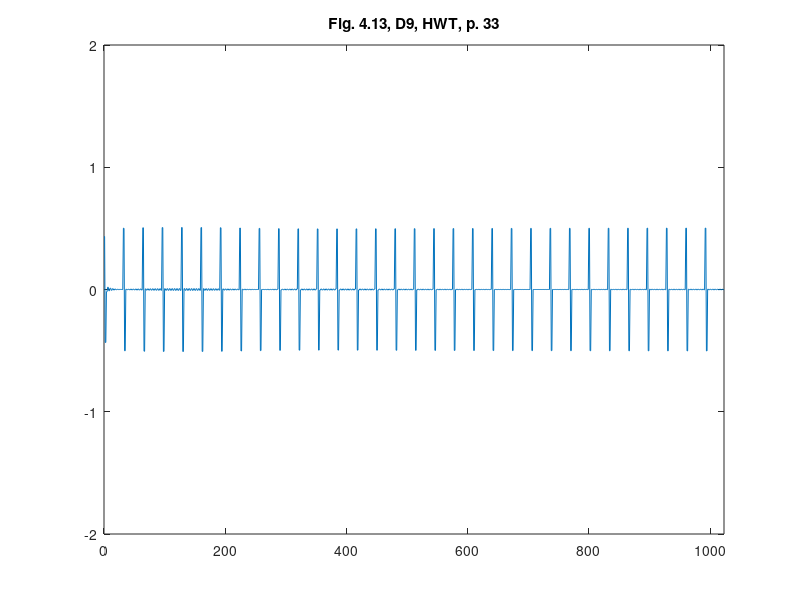

Here is the MATLAB script that generated this plot:
%% ========================================================================
%% Programmatic octave notes on "Ripples in Mathematics" by A. Jensen
%% and A. la Cour-Harbo written with a deep gratitude to the authors for
%% this wonderful text. 
%% 
%% Reconstruction of graphs in Figure 4.13, top, p.34, Ch 04, D9, HWT
%%
%% Author: Vladimir Kulyukin
%% 
%% NB: I have tested this code in Octave 4.
%% =========================================================================
t = [0:1023];

y_fig_4_13_d9_p33 = [
0.4332128447444842
0.4332128447444842
-0.4332128447444842
-0.4332128447444842
-0.01859417517525114
-0.01859417517525114
0.01859417517525114
0.01859417517525114
-0.010607866890725653
-0.010607866890725653
0.010607866890725653
0.010607866890725653
-0.006551318777901806
-0.006551318777901806
0.006551318777901806
0.006551318777901806
-0.00398738795927758
-0.00398738795927758
0.00398738795927758
0.00398738795927758
-0.0021796013677490424
-0.0021796013677490424
0.0021796013677490424
0.0021796013677490424
-8.170351673290561E-4
-8.170351673290561E-4
8.170351673290561E-4
8.170351673290561E-4
2.574382659251168E-4
2.574382659251168E-4
-2.574382659251168E-4
-2.574382659251168E-4
0.5011328900490687
0.5011328900490687
-0.5011328900490687
-0.5011328900490687
0.0018640324289514482
0.0018640324289514482
-0.0018640324289514482
-0.0018640324289514482
0.0024865273576148575
0.0024865273576148575
-0.0024865273576148575
-0.0024865273576148575
0.0030247031997332322
0.0030247031997332322
-0.0030247031997332322
-0.0030247031997332322
0.0034957632363539133
0.0034957632363539133
-0.0034957632363539133
-0.0034957632363539133
0.003912227436340786
0.003912227436340786
-0.003912227436340786
-0.003912227436340786
0.004283421838707119
0.004283421838707119
-0.004283421838707119
-0.004283421838707119
0.0046164253207046065
0.0046164253207046065
-0.0046164253207046065
-0.0046164253207046065
0.5049166926810071
0.5049166926810071
-0.5049166926810071
-0.5049166926810071
0.005188476999439162
0.005188476999439162
-0.005188476999439162
-0.005188476999439162
0.005435123325875548
0.005435123325875548
-0.005435123325875548
-0.005435123325875548
0.005659277488887439
0.005659277488887439
-0.005659277488887439
-0.005659277488887439
0.005863037498586002
0.005863037498586002
-0.005863037498586002
-0.005863037498586002
0.006048065272063801
0.006048065272063801
-0.006048065272063801
-0.006048065272063801
0.006215670411555105
0.006215670411555105
-0.006215670411555105
-0.006215670411555105
0.006366873974866689
0.006366873974866689
-0.006366873974866689
-0.006366873974866689
0.5065024577253515
0.5065024577253515
-0.5065024577253515
-0.5065024577253515
0.006623002728638375
0.006623002728638375
-0.006623002728638375
-0.006623002728638375
0.006728920072810035
0.006728920072810035
-0.006728920072810035
-0.006728920072810035
0.006820475742174192
0.006820475742174192
-0.006820475742174192
-0.006820475742174192
0.006897811155726649
0.006897811155726649
-0.006897811155726649
-0.006897811155726649
0.006960960515261481
0.006960960515261481
-0.006960960515261481
-0.006960960515261481
0.007009865846037589
0.007009865846037589
-0.007009865846037589
-0.007009865846037589
0.007044390422361924
0.007044390422361924
-0.007044390422361924
-0.007044390422361924
0.5070643311292257
0.5070643311292257
-0.5070643311292257
-0.5070643311292257
0.007069430203754137
0.007069430203754137
-0.007069430203754137
-0.007069430203754137
0.007059386715717693
0.007059386715717693
-0.007059386715717693
-0.007059386715717693
0.007033868076663216
0.007033868076663216
-0.007033868076663216
-0.007033868076663216
0.006992521806412582
0.006992521806412582
-0.006992521806412582
-0.006992521806412582
0.006934987729220455
0.006934987729220455
-0.006934987729220455
-0.006934987729220455
0.006860910716412142
0.006860910716412142
-0.006860910716412142
-0.006860910716412142
0.006769954035352979
0.006769954035352979
-0.006769954035352979
-0.006769954035352979
0.5066618133044962
0.5066618133044962
-0.5066618133044962
-0.5066618133044962
0.006536230990200926
0.006536230990200926
-0.006536230990200926
-0.006536230990200926
0.006393011313075959
0.006393011313075959
-0.006393011313075959
-0.006393011313075959
0.006232035360756665
0.006232035360756665
-0.006232035360756665
-0.006232035360756665
0.006053276132248731
0.006053276132248731
-0.006053276132248731
-0.006053276132248731
0.005856813169237626
0.005856813169237626
-0.005856813169237626
-0.005856813169237626
0.005642846365985334
0.005642846365985334
-0.005642846365985334
-0.005642846365985334
0.005411708496312863
0.005411708496312863
-0.005411708496312863
-0.005411708496312863
0.5051638759589498
0.5051638759589498
-0.5051638759589498
-0.5051638759589498
0.0048999772265403965
0.0048999772265403965
-0.0048999772265403965
-0.0048999772265403965
0.0046207984938134985
0.0046207984938134985
-0.0046207984938134985
-0.0046207984938134985
0.004327286060793236
0.004327286060793236
-0.004327286060793236
-0.004327286060793236
0.004020545059725864
0.004020545059725864
-0.004020545059725864
-0.004020545059725864
0.003701834239730054
0.003701834239730054
-0.003701834239730054
-0.003701834239730054
0.0033725566583710344
0.0033725566583710344
-0.0033725566583710344
-0.0033725566583710344
0.0030342462888592156
0.0030342462888592156
-0.0030342462888592156
-0.0030342462888592156
0.5026885507270364
0.5026885507270364
-0.5026885507270364
-0.5026885507270364
0.0023372103629331017
0.0023372103629331017
-0.0023372103629331017
-0.0023372103629331017
0.001982034555192736
0.001982034555192736
-0.001982034555192736
-0.001982034555192736
0.0016248755002766044
0.0016248755002766044
-0.0016248755002766044
-0.0016248755002766044
0.001267600610123101
0.001267600610123101
-0.001267600610123101
-0.001267600610123101
9.120642919886965E-4
9.120642919886965E-4
-9.120642919886965E-4
-9.120642919886965E-4
5.600800558764698E-4
5.600800558764698E-4
-5.600800558764698E-4
-5.600800558764698E-4
2.1339385557024915E-4
2.1339385557024915E-4
-2.1339385557024915E-4
-2.1339385557024915E-4
0.49987365950044993
0.49987365950044993
-0.49987365950044993
-0.49987365950044993
-4.5758313734736125E-4
-4.5758313734736125E-4
4.5758313734736125E-4
4.5758313734736125E-4
-7.789265430950766E-4
-7.789265430950766E-4
7.789265430950766E-4
7.789265430950766E-4
-0.0010891101999810822
-0.0010891101999810822
0.0010891101999810822
0.0010891101999810822
-0.0013870312237294622
-0.0013870312237294622
0.0013870312237294622
0.0013870312237294622
-0.0016717509438000872
-0.0016717509438000872
0.0016717509438000872
0.0016717509438000872
-0.0019424975490016424
-0.0019424975490016424
0.0019424975490016424
0.0019424975490016424
-0.0021986650584289785
-0.0021986650584289785
0.0021986650584289785
0.0021986650584289785
0.49756019100686905
0.49756019100686905
-0.49756019100686905
-0.49756019100686905
-0.0026656392065246594
-0.0026656392065246594
0.0026656392065246594
0.0026656392065246594
-0.0028760103817483396
-0.0028760103817483396
0.0028760103817483396
0.0028760103817483396
-0.0030709107237391338
-0.0030709107237391338
0.0030709107237391338
0.0030709107237391338
-0.003250449366506274
-0.003250449366506274
0.003250449366506274
0.003250449366506274
-0.003414842986708364
-0.003414842986708364
0.003414842986708364
0.003414842986708364
-0.0035644020686419952
-0.0035644020686419952
0.0035644020686419952
0.0035644020686419952
-0.003699517208594727
-0.003699517208594727
0.003699517208594727
0.003699517208594727
0.4961793542167513
0.4961793542167513
-0.4961793542167513
-0.4961793542167513
-0.003928299241858513
-0.003928299241858513
0.003928299241858513
0.003928299241858513
-0.004023031218781192
-0.004023031218781192
0.004023031218781192
0.004023031218781192
-0.004105426604300908
-0.004105426604300908
0.004105426604300908
0.004105426604300908
-0.004176091659322771
-0.004176091659322771
0.004176091659322771
0.004176091659322771
-0.004235645214458332
-0.004235645214458332
0.004235645214458332
0.004235645214458332
-0.00428471095667466
-0.00428471095667466
0.00428471095667466
0.00428471095667466
-0.00432391077690337
-0.00432391077690337
0.00432391077690337
0.00432391077690337
0.4956461408706526
0.4956461408706526
-0.4956461408706526
-0.4956461408706526
-0.004375158336964625
-0.004375158336964625
0.004375158336964625
0.004375158336964625
-0.004388394766899071
-0.004388394766899071
0.004388394766899071
0.004388394766899071
-0.004394135793584916
-0.004394135793584916
0.004394135793584916
0.004394135793584916
-0.004392927464993715
-0.004392927464993715
0.004392927464993715
0.004392927464993715
-0.004385292788201897
-0.004385292788201897
0.004385292788201897
0.004385292788201897
-0.004371730553383114
-0.004371730553383114
0.004371730553383114
0.004371730553383114
-0.004352714619862714
-0.004352714619862714
0.004352714619862714
0.004352714619862714
0.49567130640655466
0.49567130640655466
-0.49567130640655466
-0.49567130640655466
-0.0043000908304167435
-0.0043000908304167435
0.0043000908304167435
0.0043000908304167435
-0.004267304710089164
-0.004267304710089164
0.004267304710089164
0.004267304710089164
-0.004230709124218753
-0.004230709124218753
0.004230709124218753
0.004230709124218753
-0.004190654137903643
-0.004190654137903643
0.004190654137903643
0.004190654137903643
-0.004147466782514373
-0.004147466782514373
0.004147466782514373
0.004147466782514373
-0.0041014519467357236
-0.0041014519467357236
0.0041014519467357236
0.0041014519467357236
-0.004052893336860393
-0.004052893336860393
0.004052893336860393
0.004052893336860393
0.49599794551796433
0.49599794551796433
-0.49599794551796433
-0.49599794551796433
-0.003949179764239103
-0.003949179764239103
0.003949179764239103
0.003949179764239103
-0.0038944954563556143
-0.0038944954563556143
0.0038944954563556143
0.0038944954563556143
-0.003838210754860786
-0.003838210754860786
0.003838210754860786
0.003838210754860786
-0.003780518796340879
-0.003780518796340879
0.003780518796340879
0.003780518796340879
-0.003721597649406036
-0.003721597649406036
0.003721597649406036
0.003721597649406036
-0.0036616112755550705
-0.0036616112755550705
0.0036616112755550705
0.0036616112755550705
-0.003600710454200346
-0.003600710454200346
0.003600710454200346
0.003600710454200346
0.4964609663315076
0.4964609663315076
-0.4964609663315076
-0.4964609663315076
-0.003476707949720539
-0.003476707949720539
0.003476707949720539
0.003476707949720539
-0.0034138496790399944
-0.0034138496790399944
0.0034138496790399944
0.0034138496790399944
-0.0033505653460334907
-0.0033505653460334907
0.0033505653460334907
0.0033505653460334907
-0.003286952264249554
-0.003286952264249554
0.003286952264249554
0.003286952264249554
-0.0032230992443407487
-0.0032230992443407487
0.0032230992443407487
0.0032230992443407487
-0.0031590872258069405
-0.0031590872258069405
0.0031590872258069405
0.0031590872258069405
-0.003094989868641976
-0.003094989868641976
0.003094989868641976
0.003094989868641976
0.4969691258936197
0.4969691258936197
-0.4969691258936197
-0.4969691258936197
-0.0029668006622033003
-0.0029668006622033003
0.0029668006622033003
0.0029668006622033003
-0.0029028245298455277
-0.0029028245298455277
0.0029028245298455277
0.0029028245298455277
-0.002838995421103852
-0.002838995421103852
0.002838995421103852
0.002838995421103852
-0.0027753581817677535
-0.0027753581817677535
0.0027753581817677535
0.0027753581817677535
-0.0027119531777817594
-0.0027119531777817594
0.0027119531777817594
0.0027119531777817594
-0.0026488166534230973
-0.0026488166534230973
0.0026488166534230973
0.0026488166534230973
-0.0025859810632335315
-0.0025859810632335315
0.0025859810632335315
0.0025859810632335315
0.49747652462061603
0.49747652462061603
-0.49747652462061603
-0.49747652462061603
-0.002461325376093275
-0.002461325376093275
0.002461325376093275
0.002461325376093275
-0.0023995538926403106
-0.0023995538926403106
0.0023995538926403106
0.0023995538926403106
-0.0023381810764439574
-0.0023381810764439574
0.0023381810764439574
0.0023381810764439574
-0.0022772246076018642
-0.0022772246076018642
0.0022772246076018642
0.0022772246076018642
-0.0022166999062026168
-0.0022166999062026168
0.0022166999062026168
0.0022166999062026168
-0.002156620323653359
-0.002156620323653359
0.002156620323653359
0.002156620323653359
-0.002096997319181972
-0.002096997319181972
0.002096997319181972
0.002096997319181972
0.49796215937739235
0.49796215937739235
-0.49796215937739235
-0.49796215937739235
-0.0019791583843960393
-0.0019791583843960393
0.0019791583843960393
0.0019791583843960393
-0.0019209573139506494
-0.0019209573139506494
0.0019209573139506494
0.0019209573139506494
-0.001863242807029052
-0.001863242807029052
0.001863242807029052
0.001863242807029052
-0.0018060190631076173
-0.0018060190631076173
0.0018060190631076173
0.0018060190631076173
-0.001749289193457068
-0.001749289193457068
0.001749289193457068
0.001749289193457068
-0.001693055320651171
-0.001693055320651171
0.001693055320651171
0.001693055320651171
-0.00163731867015761
-0.00163731867015761
0.00163731867015761
0.00163731867015761
0.49841792034536986
0.49841792034536986
-0.49841792034536986
-0.49841792034536986
-0.0015273379514669238
-0.0015273379514669238
0.0015273379514669238
0.0015273379514669238
-0.0014730925741575595
-0.0014730925741575595
0.0014730925741575595
0.0014730925741575595
-0.0014193419379079342
-0.0014193419379079342
0.0014193419379079342
0.0014193419379079342
-0.001366083919986958
-0.001366083919986958
0.001366083919986958
0.001366083919986958
-0.001313315915213695
-0.001313315915213695
0.001313315915213695
0.001313315915213695
-0.001261034886962993
-0.001261034886962993
0.001261034886962993
0.001261034886962993
-0.0012092374140484467
-0.0012092374140484467
0.0012092374140484467
0.0012092374140484467
0.49884208026619525
0.49884208026619525
-0.49884208026619525
-0.49884208026619525
-0.001107077781671423
-0.001107077781671423
0.001107077781671423
0.001107077781671423
-0.001056707227557238
-0.001056707227557238
0.001056707227557238
0.001056707227557238
-0.0010068035092402608
-0.0010068035092402608
0.0010068035092402608
0.0010068035092402608
-9.573618630394816E-4
-9.573618630394816E-4
9.573618630394816E-4
9.573618630394816E-4
-9.083773519777623E-4
-9.083773519777623E-4
9.083773519777623E-4
9.083773519777623E-4
-8.598448916353707E-4
-8.598448916353707E-4
8.598448916353707E-4
8.598448916353707E-4
-8.117592738806718E-4
-8.117592738806718E-4
8.117592738806718E-4
8.117592738806718E-4
0.4992358848113526
0.4992358848113526
-0.4992358848113526
-0.4992358848113526
-7.169072439195261E-4
-7.169072439195261E-4
7.169072439195261E-4
7.169072439195261E-4
-6.701299840640017E-4
-6.701299840640017E-4
6.701299840640017E-4
6.701299840640017E-4
-6.237779066508936E-4
-6.237779066508936E-4
6.237779066508936E-4
6.237779066508936E-4
-5.778454778797537E-4
-5.778454778797537E-4
5.778454778797537E-4
5.778454778797537E-4
-5.323271467303016E-4
-5.323271467303016E-4
5.323271467303016E-4
5.323271467303016E-4
-4.8721735793908226E-4
-4.8721735793908226E-4
4.8721735793908226E-4
4.8721735793908226E-4
-4.4251056390320014E-4
-4.4251056390320014E-4
4.4251056390320014E-4
4.4251056390320014E-4
0.4996017987644052
0.4996017987644052
-0.4996017987644052
-0.4996017987644052
-3.542838725759873E-4
-3.542838725759873E-4
3.542838725759873E-4
3.542838725759873E-4
-3.1075301218526754E-4
-3.1075301218526754E-4
3.1075301218526754E-4
3.1075301218526754E-4
-2.6760323796777975E-4
-2.6760323796777975E-4
2.6760323796777975E-4
2.6760323796777975E-4
-2.2482918741317614E-4
-2.2482918741317614E-4
2.2482918741317614E-4
2.2482918741317614E-4
-1.8242555906446814E-4
-1.8242555906446814E-4
1.8242555906446814E-4
1.8242555906446814E-4
-1.4038711904851197E-4
-1.4038711904851197E-4
1.4038711904851197E-4
1.4038711904851197E-4
-9.8708707083575E-5
-9.8708707083575E-5
9.8708707083575E-5
9.8708707083575E-5
0.49994261475799084
0.49994261475799084
-0.49994261475799084
-0.49994261475799084
-1.6411726881475857E-5
-1.6411726881475857E-5
1.6411726881475857E-5
1.6411726881475857E-5
2.4216746322507694E-5
2.4216746322507694E-5
-2.4216746322507694E-5
-2.4216746322507694E-5
6.450499235737477E-5
6.450499235737477E-5
-6.450499235737477E-5
-6.450499235737477E-5
1.0445772868210433E-4
1.0445772868210433E-4
-1.0445772868210433E-4
-1.0445772868210433E-4
1.4407957172116767E-4
1.4407957172116767E-4
-1.4407957172116767E-4
-1.4407957172116767E-4
1.8337503338504652E-4
1.8337503338504652E-4
-1.8337503338504652E-4
-1.8337503338504652E-4
2.2234851782155477E-4
2.2234851782155477E-4
-2.2234851782155477E-4
-2.2234851782155477E-4
0.5002610043183714
0.5002610043183714
-0.5002610043183714
-0.5002610043183714
2.9934661470974033E-4
2.9934661470974033E-4
-2.9934661470974033E-4
-2.9934661470974033E-4
3.373794701407024E-4
3.373794701407024E-4
-3.373794701407024E-4
-3.373794701407024E-4
3.751068290379508E-4
3.751068290379508E-4
-3.751068290379508E-4
-3.751068290379508E-4
4.1253251440132163E-4
4.1253251440132163E-4
-4.1253251440132163E-4
-4.1253251440132163E-4
4.496602255163146E-4
4.496602255163146E-4
-4.496602255163146E-4
-4.496602255163146E-4
4.8649353570116784E-4
4.8649353570116784E-4
-4.8649353570116784E-4
-4.8649353570116784E-4
5.230358901223092E-4
5.230358901223092E-4
-5.230358901223092E-4
-5.230358901223092E-4
0.5005592906036669
0.5005592906036669
-0.5005592906036669
-0.5005592906036669
5.952608588582083E-4
5.952608588582083E-4
-5.952608588582083E-4
-5.952608588582083E-4
6.309497038014867E-4
6.309497038014867E-4
-6.309497038014867E-4
-6.309497038014867E-4
6.663600501458839E-4
6.663600501458839E-4
-6.663600501458839E-4
-6.663600501458839E-4
7.014946710570781E-4
7.014946710570781E-4
-7.014946710570781E-4
-7.014946710570781E-4
7.363561991850085E-4
7.363561991850085E-4
-7.363561991850085E-4
-7.363561991850085E-4
7.709471246193804E-4
7.709471246193804E-4
-7.709471246193804E-4
-7.709471246193804E-4
8.052697928244428E-4
8.052697928244428E-4
-8.052697928244428E-4
-8.052697928244428E-4
0.5008393264025426
0.5008393264025426
-0.5008393264025426
-0.5008393264025426
8.731190036614508E-4
8.731190036614508E-4
-8.731190036614508E-4
-8.731190036614508E-4
9.06649495033302E-4
9.06649495033302E-4
-9.06649495033302E-4
-9.06649495033302E-4
9.399196222447158E-4
9.399196222447158E-4
-9.399196222447158E-4
-9.399196222447158E-4
9.729309753240072E-4
9.729309753240072E-4
-9.729309753240072E-4
-9.729309753240072E-4
0.001005684986385951
0.001005684986385951
-0.001005684986385951
-0.001005684986385951
0.001038182927203083
0.001038182927203083
-0.001038182927203083
-0.001038182927203083
0.0010704259067012478
0.0010704259067012478
-0.0010704259067012478
-0.0010704259067012478
0.5011024148683731
0.5011024148683731
-0.5011024148683731
-0.5011024148683731
0.0011341505876040245
0.0011341505876040245
-0.0011341505876040245
-0.0011341505876040245
0.0011656336689065318
0.0011656336689065318
-0.0011656336689065318
-0.0011656336689065318
0.001196864543059986
0.001196864543059986
-0.001196864543059986
-0.001196864543059986
0.0012278434641506443
0.0012278434641506443
-0.0012278434641506443
-0.0012278434641506443
0.0012585705065049561
0.0012585705065049561
-0.0012585705065049561
-0.0012585705065049561
0.0012890455615222954
0.0012890455615222954
-0.0012890455615222954
-0.0012890455615222954
0.0013192683343925247
0.0013192683343925247
-0.0013192683343925247
-0.0013192683343925247
0.501349238340703
0.501349238340703
-0.501349238340703
-0.501349238340703
0.0013789549029319733
0.0013789549029319733
-0.0013789549029319733
-0.0013789549029319733
0.0014084171468219785
0.0014084171468219785
-0.0014084171468219785
-0.0014084171468219785
0.0014376239976370592
0.0014376239976370592
-0.0014376239976370592
-0.0014376239976370592
0.001466574176298018
0.001466574176298018
-0.001466574176298018
-0.001466574176298018
0.001495266195396527
0.001495266195396527
-0.001495266195396527
-0.001495266195396527
0.0015236983550875297
0.0015236983550875297
-0.0015236983550875297
-0.0015236983550875297
0.0015518687388579205
0.0015518687388579205
-0.0015518687388579205
-0.0015518687388579205
0.5015797752091751
0.5015797752091751
-0.5015797752091751
-0.5015797752091751
0.0016074154030106232
0.0016074154030106232
-0.0016074154030106232
-0.0016074154030106232
0.0016347867272453608
0.0016347867272453608
-0.0016347867272453608
-0.0016347867272453608
0.0016618863539555728
0.0016618863539555728
-0.0016618863539555728
-0.0016618863539555728
0.0016887112155782994
0.0016887112155782994
-0.0016887112155782994
-0.0016887112155782994
0.0017152579999681723
0.0017152579999681723
-0.0017152579999681723
-0.0017152579999681723
0.0017415231453377907
0.0017415231453377907
-0.0017415231453377907
-0.0017415231453377907
0.0017675028350925106
0.0017675028350925106
-0.0017675028350925106
-0.0017675028350925106
0.5017931929925661
0.5017931929925661
-0.5017931929925661
-0.5017931929925661
0.0018185892756535222
0.0018185892756535222
-0.0018185892756535222
-0.0018185892756535222
0.0018436870713588926
0.0018436870713588926
-0.0018436870713588926
-0.0018436870713588926
0.0018684814902565612
0.0018684814902565612
-0.0018684814902565612
-0.0018684814902565612
0.0018929673608782003
0.0018929673608782003
-0.0018929673608782003
-0.0018929673608782003
0.0019171392240348618
0.0019171392240348618
-0.0019171392240348618
-0.0019171392240348618
0.0019409913270822933
0.0019409913270822933
-0.0019409913270822933
-0.0019409913270822933
0.0019645176181418973
0.0019645176181418973
-0.0019645176181418973
-0.0019645176181418973
0.5019877117402918
0.5019877117402918
-0.5019877117402918
-0.5019877117402918
0.002010567025739762
0.002010567025739762
-0.002010567025739762
-0.002010567025739762
0.002033076489993197
0.002033076489993197
-0.002033076489993197
-0.002033076489993197
0.0020552328260460555
0.0020552328260460555
-0.0020552328260460555
-0.0020552328260460555
0.0020770283985979813
0.0020770283985979813
-0.0020770283985979813
-0.0020770283985979813
0.002098455238328091
0.002098455238328091
-0.002098455238328091
-0.002098455238328091
0.0021195050362417
0.0021195050362417
-0.0021195050362417
-0.0021195050362417
0.002140169138121691
0.002140169138121691
-0.002140169138121691
-0.002140169138121691
0.5021604385391002
0.5021604385391002
-0.5021604385391002
-0.5021604385391002
0.00218030387838572
0.00218030387838572
-0.00218030387838572
-0.00218030387838572
0.0021997554341738317
0.0021997554341738317
-0.0021997554341738317
-0.0021997554341738317
0.0022187831187721165
0.0022187831187721165
-0.0022187831187721165
-0.0022187831187721165
0.002237376473976446
0.002237376473976446
-0.002237376473976446
-0.002237376473976446
0.0022555246667335573
0.0022555246667335573
-0.0022555246667335573
-0.0022555246667335573
0.0022732164851327658
0.0022732164851327658
-0.0022732164851327658
-0.0022732164851327658
0.0022904403347655078
0.0022904403347655078
-0.0022904403347655078
-0.0022904403347655078
];

figure;
plot(t, y_fig_4_13_d9_p33);
xlim([0 1023]);
ylim([-2 2]);
title('Fig. 4.13, D9, HWT, p. 33');
